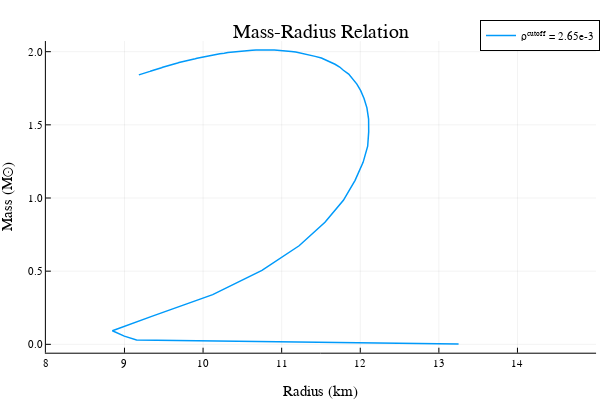

Notebook code cell kept with this figure:
### Code cell
#from BFH(QHC19-A) 

ρ₀ = collect(1.0e-5:1.0e-4:1.0e-2);
x_interval = [0.0 2.121710214285006e-13; 2.121710214285006e-13 0.00025006502291577225; 0.00025006502291577225 0.0014594123379490006; 0.0014594123379490006 0.0023525678858535635; 0.0023525678858535635 0.0026531025371383686; 0.0026531025371383686 0.007690387374332126];
y_interval = [0.0 1.096376754968612e-5; 1.096376754968612e-5 0.011440509876102314; 0.011440509876102314 0.3739156386788699; 0.3739156386788699 0.4155102040816361; 0.4155102040816361 0.5193484129953385; 0.5193484129953385 0.6934721512519161];
M,R = make_TOV_sequence(ρ₀, piece_wise_linear_csound, [x_interval, y_interval])

@time begin
    M,R = make_TOV_sequence(ρ₀, piece_wise_linear_csound, [x_interval, y_interval])
end

plotlyjs()
plot(R*1.478, M, label = "ρᶜᵘᵗᵒᶠᶠ = 2.65e-3", xlabel = "Radius (km)", ylabel = "Mass (M⊙)", title = "Mass-Radius Relation", linewidth = 1.5, xlims=(8, 15))

### Figure 1 — Plotly figure (JSON) as saved in the notebook; plotly's stock layout.template omitted (floating-point values rounded to 4 significant figures)
{"data": [{"colorbar": {"title": ""}, "legendgroup": "ρᶜᵘᵗᵒᶠᶠ = 2.65e-3", "line": {"color": "rgba(0, 154, 250, 1.000)", "dash": "solid", "shape": "linear", "width": 1.5}, "mode": "lines", "name": "ρᶜᵘᵗᵒᶠᶠ = 2.65e-3", "showlegend": true, "type": "scatter", "x": [13.25, 9.154, 8.998, 8.846, 9.355, 10.12, 10.75, 11.22, 11.55, 11.79, 11.93, 12.04, 12.09, 12.11, 12.11, 12.08, 12.05, 12.01, 11.96, 11.9, 11.85, 11.79, 11.74, 11.68, 11.62, 11.56, 11.51, 11.43, 11.35, 11.3, 11.24, 11.18, 11.12, 11.07, 11.01, 10.96, 10.91, 10.86, 10.81, 10.76, 10.72, 10.67, 10.62, 10.59, 10.55, 10.51, 10.46, 10.42, 10.39, 10.36, 10.32, 10.29, 10.27, 10.21, 10.18, 10.15, 10.12, 10.09, 10.06, 10.03, 10.01, 9.978, 9.944, 9.923, 9.9, 9.869, 9.843, 9.82, 9.798, 9.771, 9.741, 9.722, 9.694, 9.676, 9.651, 9.632, 9.605, 9.588, 9.566, 9.547, 9.53, 9.503, 9.486, 9.471, 9.447, 9.429, 9.415, 9.395, 9.372, 9.356, 9.337, 9.324, 9.303, 9.291, 9.268, 9.248, 9.237, 9.22, 9.204, 9.183], "xaxis": "x", "y": [0.003036, 0.02988, 0.0559, 0.09268, 0.1927, 0.3397, 0.5056, 0.6736, 0.8346, 0.984, 1.121, 1.244, 1.354, 1.452, 1.539, 1.616, 1.68, 1.734, 1.778, 1.815, 1.847, 1.873, 1.895, 1.914, 1.93, 1.944, 1.957, 1.968, 1.978, 1.985, 1.992, 1.997, 2.002, 2.005, 2.008, 2.01, 2.011, 2.012, 2.012, 2.012, 2.012, 2.011, 2.01, 2.009, 2.007, 2.006, 2.004, 2.002, 1.999, 1.997, 1.994, 1.992, 1.989, 1.986, 1.983, 1.98, 1.977, 1.974, 1.971, 1.968, 1.965, 1.962, 1.959, 1.955, 1.952, 1.949, 1.946, 1.942, 1.939, 1.936, 1.932, 1.929, 1.926, 1.923, 1.919, 1.916, 1.913, 1.909, 1.906, 1.903, 1.9, 1.896, 1.893, 1.89, 1.887, 1.884, 1.881, 1.878, 1.874, 1.871, 1.868, 1.865, 1.862, 1.859, 1.856, 1.853, 1.85, 1.847, 1.844, 1.841], "yaxis": "y", "zmax": null, "zmin": null}], "layout": {"annotations": [{"font": {"color": "rgba(0, 0, 0, 1.000)", "family": "sans-serif", "size": 20}, "rotation": 0, "showarrow": false, "text": "Mass-Radius Relation", "x": 0.535, "xanchor": "center", "xref": "paper", "y": 1, "yanchor": "top", "yref": "paper"}], "height": 400, "legend": {"bgcolor": "rgba(255, 255, 255, 1.000)", "bordercolor": "rgba(0, 0, 0, 1.000)", "borderwidth": 1, "font": {"color": "rgba(0, 0, 0, 1.000)", "family": "sans-serif", "size": 11}, "title": {"font": {"color": "rgba(0, 0, 0, 1.000)", "family": "sans-serif", "size": 15}, "text": ""}, "tracegroupgap": 0, "traceorder": "normal", "x": 1, "xanchor": "auto", "y": 1, "yanchor": "auto"}, "margin": {"b": 20, "l": 0, "r": 0, "t": 20}, "paper_bgcolor": "rgba(255, 255, 255, 1.000)", "plot_bgcolor": "rgba(255, 255, 255, 1.000)", "showlegend": true, "width": 600, "xaxis": {"anchor": "y", "domain": [0.07647, 0.9934], "gridcolor": "rgba(0, 0, 0, 0.100)", "gridwidth": 0.5, "linecolor": "rgba(0, 0, 0, 1.000)", "mirror": false, "range": [8, 15], "showgrid": true, "showline": true, "showticklabels": true, "tickangle": 0, "tickcolor": "rgb(0, 0, 0)", "tickfont": {"color": "rgba(0, 0, 0, 1.000)", "family": "sans-serif", "size": 11}, "tickmode": "array", "ticks": "inside", "ticktext": ["8", "9", "10", "11", "12", "13", "14", "15"], "tickvals": [8, 9, 10, 11, 12, 13, 14, 15], "title": "Radius (km)", "titlefont": {"color": "rgba(0, 0, 0, 1.000)", "family": "sans-serif", "size": 15}, "type": "-", "visible": true, "zeroline": false, "zerolinecolor": "rgba(0, 0, 0, 1.000)"}, "yaxis": {"anchor": "x", "domain": [0.07581, 0.9415], "gridcolor": "rgba(0, 0, 0, 0.100)", "gridwidth": 0.5, "linecolor": "rgba(0, 0, 0, 1.000)", "mirror": false, "range": [-0.05725, 2.073], "showgrid": true, "showline": true, "showticklabels": true, "tickangle": 0, "tickcolor": "rgb(0, 0, 0)", "tickfont": {"color": "rgba(0, 0, 0, 1.000)", "family": "sans-serif", "size": 11}, "tickmode": "array", "ticks": "inside", "ticktext": ["0.0", "0.5", "1.0", "1.5", "2.0"], "tickvals": [0, 0.5, 1, 1.5, 2], "title": "Mass (M⊙)", "titlefont": {"color": "rgba(0, 0, 0, 1.000)", "family": "sans-serif", "size": 15}, "type": "-", "visible": true, "zeroline": false, "zerolinecolor": "rgba(0, 0, 0, 1.000)"}}}
